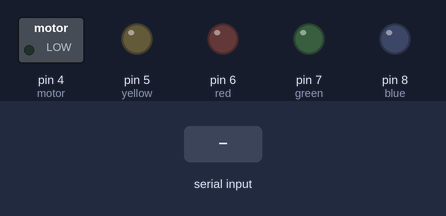
Bench run of a sketch on a simulated Arduino Uno, built with avr-gcc and run on an emulated ATmega328P. On the bench: switched loads named in the sketch (green lamp = pin HIGH), output pins drawn as LEDs (lit = HIGH). Dashed ring = blinking. The inputs (shaded band) are chosen by the test bench.

Above: at 1.2 s.
1.3 s: "mobile_ringtone" received over Serial
At 3.0 s:
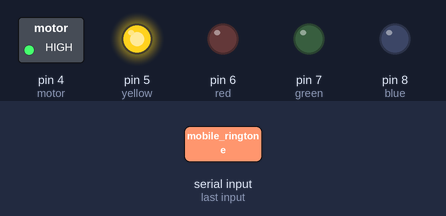
At 3.8 s:
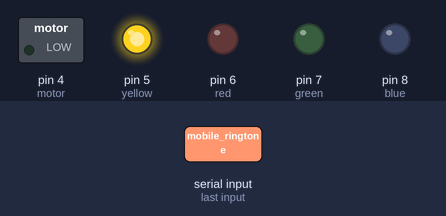
4.3 s: "alarm_sound" received over Serial
At 6.1 s:
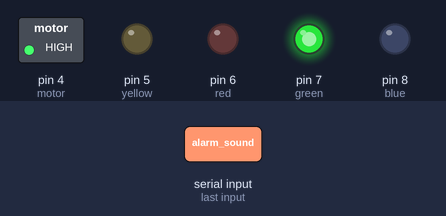
Timing chart, 0 to 10.8 s (numbered marks = the images above; inputs shaded):
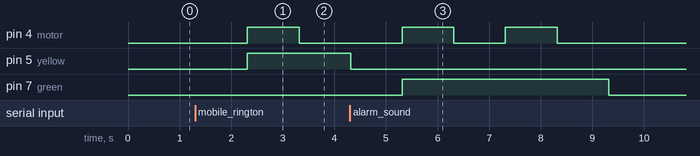

The sketch:

codewith_led_motor.ino
```cpp
const int green = 7;
const int motor = 4;
const int yellow = 5;
const int red = 6;
const int blue = 8;
void setup() {
  Serial.begin(9600);
  pinMode(green, OUTPUT);
  pinMode(red, OUTPUT);
  pinMode(yellow, OUTPUT);
  pinMode(blue, OUTPUT);
  pinMode(motor, OUTPUT);
}

void loop() {
  if (Serial.available() > 0){
    String msg = Serial.readString();


    if (msg == "mobile_ringtone"){
      digitalWrite(yellow, HIGH);
      for(int i=0; i<1; i++){
        digitalWrite(motor , HIGH);
        delay(1000);
        digitalWrite(motor, LOW);
        delay(1000);
      }
      digitalWrite(yellow, LOW);

    }

    else if (msg == "alarm_sound"){
        digitalWrite(green, HIGH);
      for(int i=0; i<2; i++){
        digitalWrite(motor, HIGH);
        delay(1000);
        digitalWrite(motor, LOW);
        delay(1000);
      }
      digitalWrite(green, LOW);

    }

    else if (msg == "doorbell"){
      digitalWrite(red, HIGH);
      for(int i=0; i<3; i++){
        digitalWrite(motor , HIGH);
        delay(1000);
        digitalWrite(motor, LOW);
        delay(1000);
      }
      digitalWrite(red, LOW);

    }

    else if (msg == "beep_sound"){
        digitalWrite(blue, HIGH);
      for(int i=0; i<4; i++){
        digitalWrite(motor , HIGH);
        delay(1000);
        digitalWrite(motor, LOW);
        delay(1000);
      }
        digitalWrite(blue, LOW);

    }

    else if (msg == "unknown_sound"){

      }
    }

  }
```

Measured:
- after the input at 1.3 s, pin 4 (motor): LOW → HIGH after 1.0 s, → LOW 1.0 s later; pin 5 (yellow): LOW → HIGH after 1.0 s
- after the input at 4.3 s, pin 4 (motor): alternates HIGH for 1.0 s and LOW for 1.0 s, 4 changes in all, then stays LOW, starting after 1.0 s; pin 7 (green): LOW → HIGH after 1.0 s, → LOW 4.0 s later
